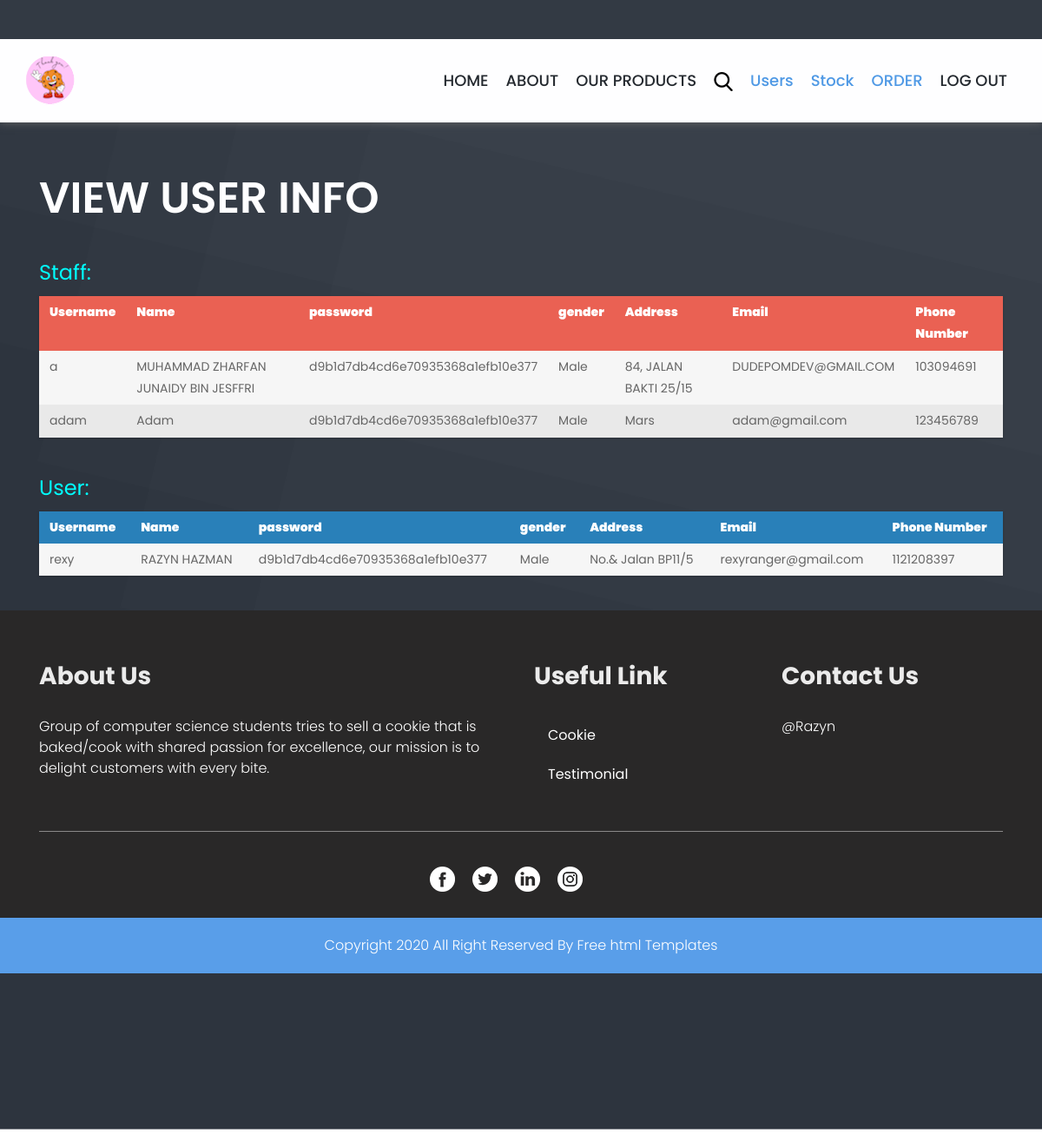
The page /staff/view_User.php on the database its author committed.
### tables this page shows
CREATE TABLE users(
    user_ID INT NOT NULL AUTO_INCREMENT PRIMARY KEY,
    username TEXT(100) NOT NULL,
    name VARCHAR(100) NOT NULL,
    password VARCHAR(200) NOT NULL,
    gender VARCHAR(100) NOT NULL,
    address VARCHAR(200) NOT NULL,
    email varchar(50) NOT NULL,
    phone_Num VARCHAR(200) NOT NULL,
    picture VARCHAR(200) NOT NULL,
    level_ID INT(2) NOT NULL,
    FOREIGN KEY(level_ID) REFERENCES level(id)
    ON DELETE CASCADE
    ON UPDATE CASCADE
);

### reusableCodes/Functions.php (the view, shortened to what this page needs)
<?php
	function printUsers() {
		include('connectdb.php');
		$sql= "SELECT * FROM users WHERE level_ID = 1";
		$query = mysqli_query($conn, $sql);
		$totalRows = mysqli_num_rows($query);
		$arrayOfArrays = array();
		while($row = mysqli_fetch_array($query)){
			$arrayOfArrays[] = $row;
		}
		for($i=0; $i<$totalRows; $i++){
		echo"<div class=\"trow\">
				<div class=\"cell\">
					".$arrayOfArrays[$i][1]."
				</div>
				<div class=\"cell\">
					".$arrayOfArrays[$i][2]."
				</div>
				<div class=\"cell\">
					".$arrayOfArrays[$i][3]."
				</div>";
			if ($arrayOfArrays[$i][4]== 1){
				echo"<div class=\"cell\">
					Male
				</div>";
			}else if ($arrayOfArrays[$i][4] == 2){
				echo"<div class=\"cell\">
					Female
				</div>";
			}else{
				echo"<div class=\"cell\">
					Non Binary
				</div>";
			}
			echo"<div class=\"cell\">
					".$arrayOfArrays[$i][5]."
				</div>
				<div class=\"cell\">
					".$arrayOfArrays[$i][6]."
				</div>
				<div class=\"cell\">
					".$arrayOfArrays[$i][7]."
				</div>
			</div>";
		}
	}
	function printStaff() {
		include('connectdb.php');
		$sql= "SELECT * FROM users WHERE level_ID = 2";
		$query = mysqli_query($conn, $sql);
		$totalRows = mysqli_num_rows($query);
		$arrayOfArrays = array();
		while($row = mysqli_fetch_array($query)){
			$arrayOfArrays[] = $row;
		}
		for($i=0; $i<$totalRows; $i++){
		echo"<div class=\"trow\">
				<div class=\"cell\">
					".$arrayOfArrays[$i][1]."
				</div>
				<div class=\"cell\">
					".$arrayOfArrays[$i][2]."
				</div>
				<div class=\"cell\">
					".$arrayOfArrays[$i][3]."
				</div>";
			if ($arrayOfArrays[$i][4]== 1){
				echo"<div class=\"cell\">
					Male
				</div>";
			}else if ($arrayOfArrays[$i][4] == 2){
				echo"<div class=\"cell\">
					Female
				</div>";
			}else{
				echo"<div class=\"cell\">
					Non Binary
				</div>";
			}
			echo"<div class=\"cell\">
					".$arrayOfArrays[$i][5]."
				</div>
				<div class=\"cell\">
					".$arrayOfArrays[$i][6]."
				</div>
				<div class=\"cell\">
					".$arrayOfArrays[$i][7]."
				</div>
			</div>";
		}
	}

### css/style.css (style rules this page uses)
*, *::after, *::before { box-sizing: border-box !important; transition: ease all 0.5s; }
html { scroll-behavior: smooth; }
body { color: #666666; font-size: 14px; font-family: Poppins, sans-serif; line-height: 1.80857; font-weight: normal; overflow-x: hidden; }
.trow { display: table-row; background: #f6f6f6; }
.trow:nth-of-type(odd) { background: #e9e9e9; }
.cell { padding: 6px 12px; display: table-cell; }

### rows shown on the page
users: username "a", name "MUHAMMAD ZHARFAN JUNAIDY BIN JESFFRI", password "d9b1d7db4cd6e70935368a1efb10e377", gender "Male", address "84, JALAN BAKTI 25/15", email "DUDEPOMDEV@GMAIL.COM", phone_Num "103094691"
users: username "adam", name "Adam", password "d9b1d7db4cd6e70935368a1efb10e377", gender "Male", address "Mars", email "adam@gmail.com", phone_Num "123456789"
users: username "rexy", name "RAZYN HAZMAN", password "d9b1d7db4cd6e70935368a1efb10e377", gender "Male", address "No.& Jalan BP11/5", email "rexyranger@gmail.com", phone_Num "1121208397"
